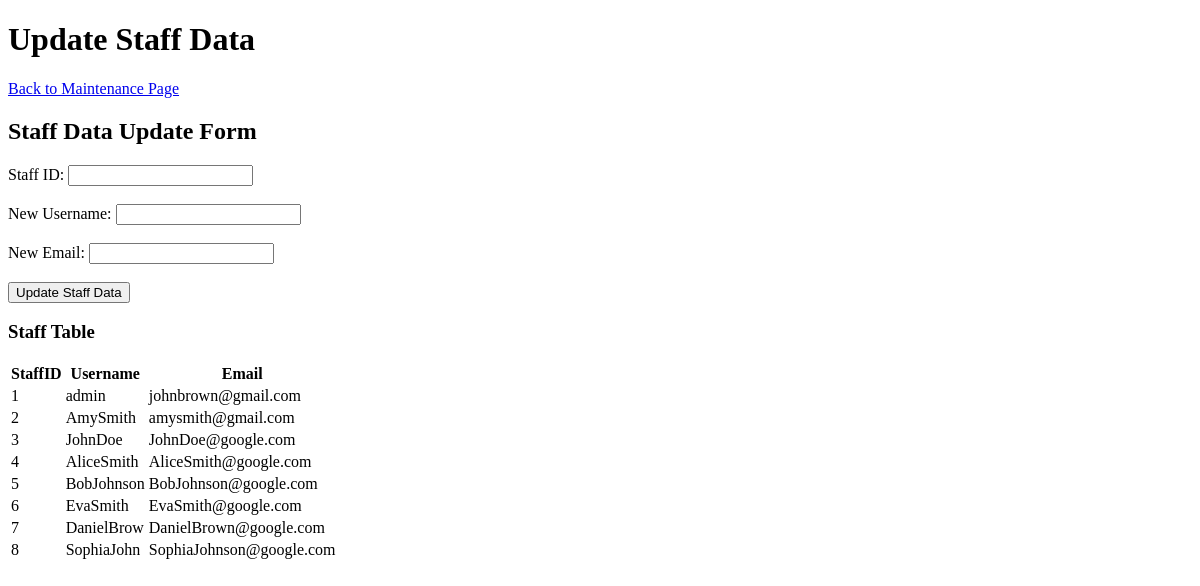
The app's page /Admin/staffdataupdation.php, older data.
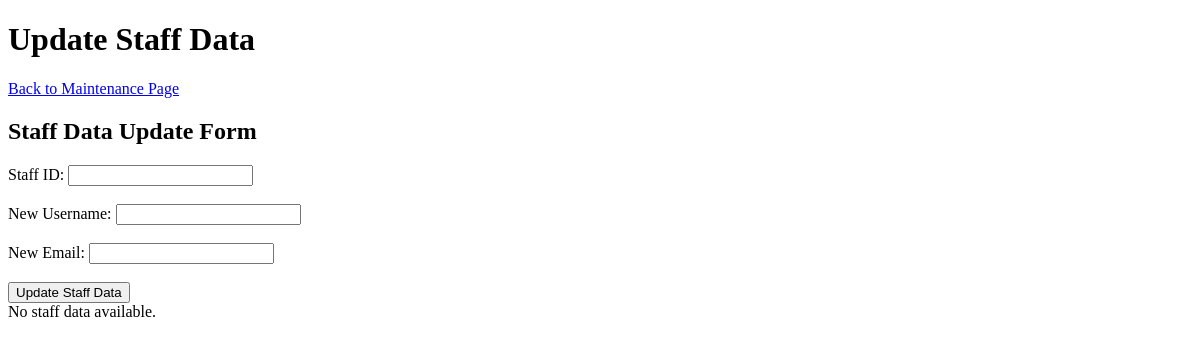
The same page, newer data.
### tables this page shows
CREATE TABLE staff (
	staffid INT AUTO_INCREMENT,
    username varchar(10) UNIQUE,
    name VARCHAR(255) NOT NULL,
    password VARCHAR(10) NOT NULL,
    role VARCHAR(10) NOT NULL,
    contactnumber int NOT NULL,
    email VARCHAR(100),
    PRIMARY KEY(staffid,email)
);

### Admin/staffdataupdation.php (the view, shortened to what this page needs)
<!DOCTYPE html>
<html lang="en">
<head>
</head>
<body>
    <div class="container">
        <h1>Update Staff Data</h1>
        <a href="maintainuserdata.html">Back to Maintenance Page</a>
        <h2>Staff Data Update Form</h2>
        <form method="POST" action="<?php echo $_SERVER['PHP_SELF']; ?>">
            <label for="staffid">Staff ID:</label>
            <input type="number" name="staffid" required><br><br>
            <label for="newusername">New Username:</label>
            <input type="text" name="newusername" required><br><br>
            <label for="newemail">New Email:</label>
            <input type="email" name="newemail" required><br><br>
            <input type="submit" value="Update Staff Data">
        </form>
        <?php
        require_once("../settings.php");
        $conn = new mysqli($servername, $username, $password, $dbname);
        function displayStaffTable($conn)
        {
            $staffdata = "SELECT * FROM staff";
            $result = $conn->query($staffdata);
            if ($result->num_rows > 0) {
                echo "<h3>Staff Table</h3>";
                echo "<table>";
                echo "<tr><th>StaffID</th><th>Username</th><th>Email</th></tr>";
                while ($row = $result->fetch_assoc()) {
                    echo "<tr>";
                    echo "<td>" . $row["staffid"] . "</td>";
                    echo "<td>" . $row["username"] . "</td>";
                    echo "<td>" . $row["email"] . "</td>";
                    echo "</tr>";
                }
                echo "</table>";
            }
            else
            {
                echo "No staff data available.";
            }
        }
        displayStaffTable($conn);
        ?>
    </div>
</body>
</html>

Row changes from the older to the newer data that the page shows:
removed staff: staffid "1", username "admin", email "johnbrown@gmail.com"
removed staff: staffid "2", username "AmySmith", email "amysmith@gmail.com"
removed staff: staffid "3", username "JohnDoe", email "JohnDoe@google.com"
removed staff: staffid "4", username "AliceSmith", email "AliceSmith@google.com"
removed staff: staffid "5", username "BobJohnson", email "BobJohnson@google.com"
removed staff: staffid "6", username "EvaSmith", email "EvaSmith@google.com"
removed staff: staffid "7", username "DanielBrow", email "DanielBrown@google.com"
removed staff: staffid "8", username "SophiaJohn", email "SophiaJohnson@google.com"
Text that changed along with them:
text no longer shown: "Staff Table StaffID Username Email"
text now shown: "No staff data available."
